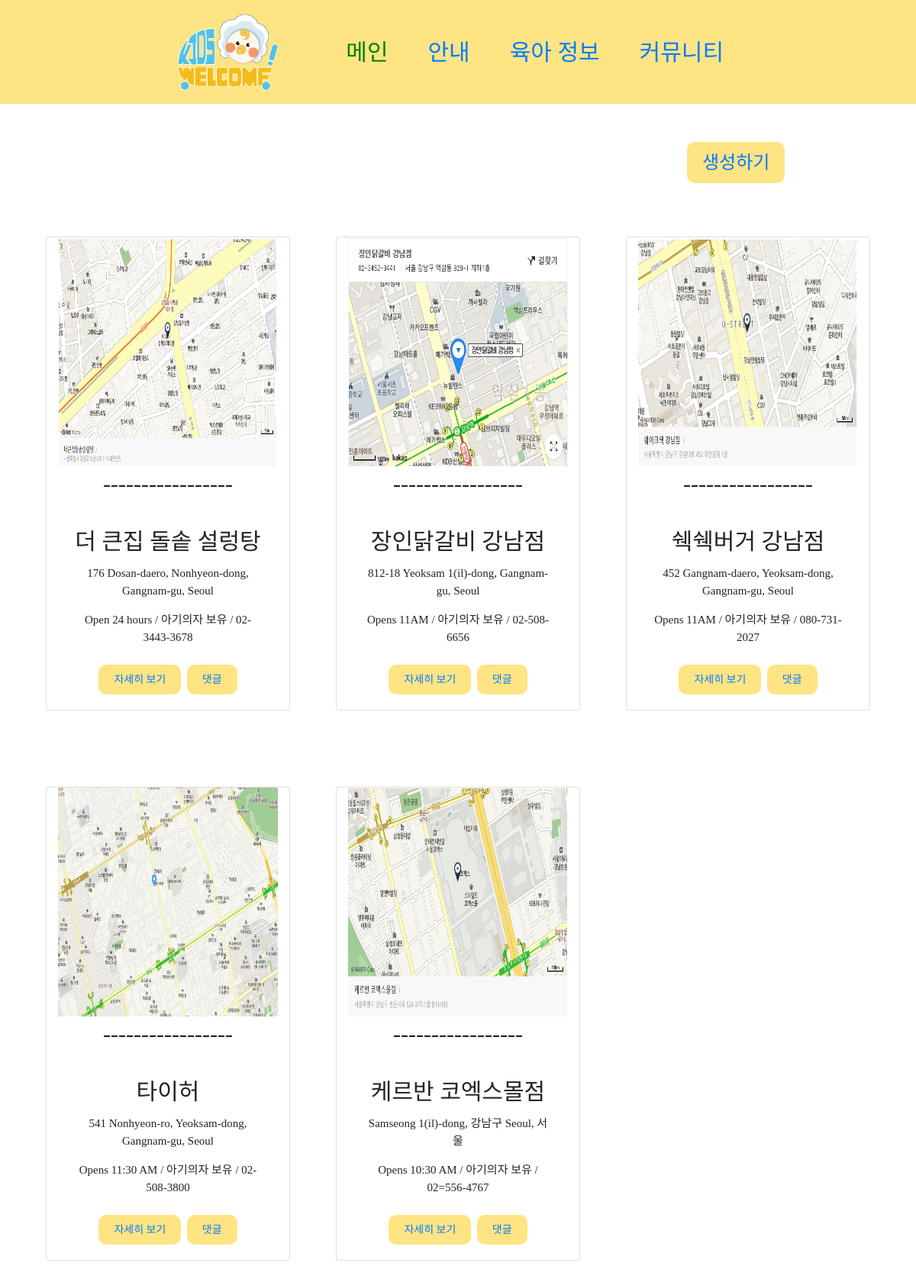
Page /zone/intro/ on the committed database.
### zone/models.py (models this page shows)
class Kidszone(models.Model):
        title = models.CharField(max_length=30)
        location = models.CharField(max_length=100)
        description = models.TextField()
        image = models.FileField(blank=True)
        password = models.CharField(max_length=50)
        created_at=models.DateTimeField(auto_now_add=True)
        updated_at=models.DateTimeField(auto_now=True)

### zone/views.py (the view)
# urls.py: path('intro/', views.intro, name="intro"),
def intro(request):
    kidszones = Kidszone.objects.all()
    return render(request, 'zone/intro.html', {'kidszones': kidszones})

### zone/templates/zone/intro.html (shortened to what this page needs)
{% extends 'base.html' %}
{% load static %}
{% block content %}
<!DOCTYPE html>
<div style="font-family: 'yg-jalnan'">
     <a class="buttt" href="{% url 'create' %}">생성하기</a>
        <div class="grid-container container">
            <div class="row">
            {% for obj in kidszones %}
                {% if obj.title %}
                    <div class="card col-3" style="min-width: 20rem;">
                        <img src="{{ obj.image.url }}" class="card-img-top" alt="..." style="width:100%; height:300px;">
                        <p>-----------------</p>
                        <div class="card-body">
                          <h4 class="card-title">{{ obj.title }}</h4>
                          <p class="card-text">{{ obj.location }}</p>
                          <p class="card-text">{{ obj.description }}</p>
                          <a class="butt" href="{% url 'show' id=obj.id %}">자세히 보기</a>
                          <a class="butt" href="{% url 'comment' id=obj.id %}">댓글</a>
                        </div>
                    </div>
                {% endif %}
            {% endfor %}
            </div>
        </div>
        </div>
{% endblock %}

### static/css/menu.css (style rules this page uses)
.container { font-family: 'yg-jalnan'; }

### zone/templates/zone/intro.html (style rules this page uses)
.grid-container { display: grid; }
.grid-container > div { text-align: center; padding: 20px 0; font-size: 30px; }
.card { margin : 50px 30px; }
.card-title { font-size : 30px; }
.card-text { font-size:15px; }
.butt { font-size :14px; }
.buttt { font-size :24px; border: none; text-align: center; text-decoration: none; display: inline-block; padding: 9px 20px 9px 20px; margin-top : 50px; margin-left :75%; cursor: pointer; border-radius: 10px; width:auto; height: auto; background-color: #FFE484; }

### templates/base.html (style rules this page uses)
.butt { border: none; text-align: center; text-decoration: none; display: inline-block; padding: 9px 20px 9px 20px; cursor: pointer; border-radius: 10px; width:auto; height: auto; background-color: #FFE484; }

### rows in the picture
Kidszone: image (picture), title "더 큰집 돌솥 설렁탕", location "176 Dosan-daero, Nonhyeon-dong, Gangnam-gu, Seoul", description "Open 24 hours / 아기의자 보유 / 02-3443-3678"
Kidszone: image (picture), title "장인닭갈비 강남점", location "812-18 Yeoksam 1(il)-dong, Gangnam-gu, Seoul", description "Opens 11AM / 아기의자 보유 / 02-508-6656"
Kidszone: image (picture), title "쉑쉑버거 강남점", location "452 Gangnam-daero, Yeoksam-dong, Gangnam-gu, Seoul", description "Opens 11AM / 아기의자 보유 / 080-731-2027"
Kidszone: image (picture), title "타이허", location "541 Nonhyeon-ro, Yeoksam-dong, Gangnam-gu, Seoul", description "Opens 11:30 AM / 아기의자 보유 / 02-508-3800"
Kidszone: image (picture), title "케르반 코엑스몰점", location "Samseong 1(il)-dong, 강남구 Seoul, 서울", description "Opens 10:30 AM / 아기의자 보유 / 02=556-4767"
